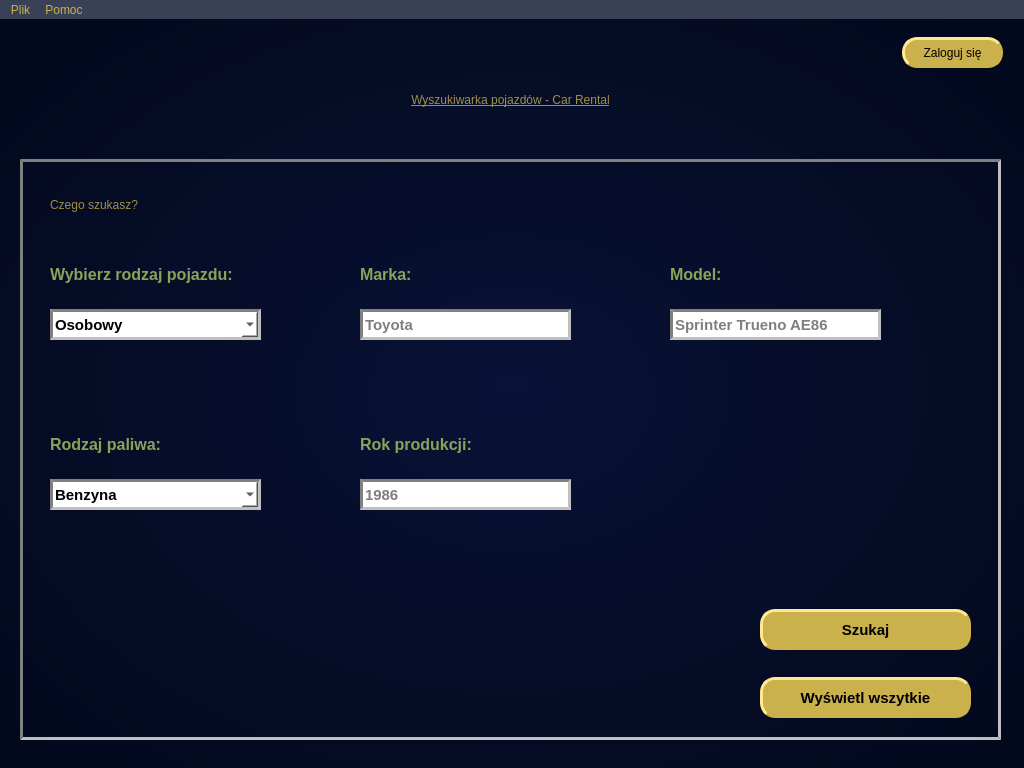
<?xml version="1.0" encoding="UTF-8"?>
<ui version="4.0">
 <class>MainWindow</class>
 <widget class="QMainWindow" name="MainWindow">
  <property name="geometry">
   <rect>
    <x>0</x>
    <y>0</y>
    <width>1024</width>
    <height>768</height>
   </rect>
  </property>
  <property name="minimumSize">
   <size>
    <width>1024</width>
    <height>768</height>
   </size>
  </property>
  <property name="maximumSize">
   <size>
    <width>1024</width>
    <height>768</height>
   </size>
  </property>
  <property name="windowTitle">
   <string>Program do obsługi wypożyczalni pojazdów</string>
  </property>
  <property name="windowIcon">
   <iconset>
    <normaloff>:/images/car.ico</normaloff>:/images/car.ico</iconset>
  </property>
  <property name="autoFillBackground">
   <bool>false</bool>
  </property>
  <property name="styleSheet">
   <string notr="true">* {
	font-family: &quot;Helvetica&quot;;
}

QMenu {
		border: 1px solid black;
}
QMenu::item {
	background-color: 	#4f5874;
}
QMenu::item:selected {
	background-color:  #657194;	
}

QMenuBar {
	background-color: 	#3a4055;
}
QMenuBar::item {
	background-color: 	#3a4055;
}
QMenuBar::item:selected {
	background-color: 	#657194;
}


QWidget {
	background-color: qradialgradient(spread:reflect, cx:0.5, cy:0.5, radius:1.749, fx:0.5, fy:0.5, stop:0 rgba(5, 15, 52, 194), stop:0.98 rgba(0, 0, 0, 255), stop:1 rgba(0, 0, 0, 0));
color:  rgb(203, 177, 75);
}

QGroupBox {
	border: 3px inset gray;
	background-color: none;
	color:black;

}
QPushButton {
	background-color: rgb(203, 177, 75);
	border: 3px outset rgb(203, 177, 75);
	border-radius: 15px;
	color:black;
}
QPushButton:hover {
	background-color: rgb(137, 163, 89);
	border-color: rgb(137, 163, 89);
}
QPushButton:pressed {
	border: 3px inset rgb(137, 163, 89);
}

QLabel {
	background-color: none;
	font: 700 12pt;
}

QLineEdit, QComboBox {
	background-color: white;
	font: 700 11pt;
	border: 3px inset gray;
	color:black;
}
QMessageBox{
color: rgb(203, 177, 75);
}
</string>
  </property>
  <widget class="QWidget" name="centralwidget">
   <property name="styleSheet">
    <string notr="true"/>
   </property>
   <widget class="QPushButton" name="login">
    <property name="geometry">
     <rect>
      <x>902</x>
      <y>18</y>
      <width>101</width>
      <height>31</height>
     </rect>
    </property>
    <property name="cursor">
     <cursorShape>PointingHandCursor</cursorShape>
    </property>
    <property name="styleSheet">
     <string notr="true">/*background-color: rgb(203, 177, 75); 
border-radius:10px;
color:rgb(0, 0, 0);
font: 700 10pt &quot;Arial&quot;; */
font: 700 8pt;</string>
    </property>
    <property name="text">
     <string>Zaloguj się</string>
    </property>
   </widget>
   <widget class="QLabel" name="label">
    <property name="geometry">
     <rect>
      <x>120</x>
      <y>60</y>
      <width>781</width>
      <height>41</height>
     </rect>
    </property>
    <property name="cursor">
     <cursorShape>UpArrowCursor</cursorShape>
    </property>
    <property name="styleSheet">
     <string notr="true">font: 700 20pt;
text-decoration: underline; 
color: rgb(159, 144, 69);
background-color: none;
text-transform:  uppercase;
</string>
    </property>
    <property name="text">
     <string>Wyszukiwarka pojazdów - Car Rental</string>
    </property>
    <property name="alignment">
     <set>Qt::AlignCenter</set>
    </property>
   </widget>
   <widget class="QGroupBox" name="groupBox">
    <property name="geometry">
     <rect>
      <x>20</x>
      <y>140</y>
      <width>981</width>
      <height>581</height>
     </rect>
    </property>
    <property name="font">
     <font>
      <family>Helvetica</family>
     </font>
    </property>
    <property name="styleSheet">
     <string notr="true"/>
    </property>
    <property name="title">
     <string/>
    </property>
    <widget class="QLabel" name="label_2">
     <property name="geometry">
      <rect>
       <x>30</x>
       <y>100</y>
       <width>261</width>
       <height>31</height>
      </rect>
     </property>
     <property name="font">
      <font>
       <family>Helvetica</family>
       <pointsize>12</pointsize>
       <weight>87</weight>
       <italic>false</italic>
       <bold>true</bold>
      </font>
     </property>
     <property name="styleSheet">
      <string notr="true">color:rgb(137, 163, 89);</string>
     </property>
     <property name="text">
      <string>Wybierz rodzaj pojazdu:</string>
     </property>
    </widget>
    <widget class="QComboBox" name="body_type">
     <property name="geometry">
      <rect>
       <x>30</x>
       <y>150</y>
       <width>211</width>
       <height>31</height>
      </rect>
     </property>
     <property name="font">
      <font>
       <family>Helvetica</family>
       <pointsize>11</pointsize>
       <weight>87</weight>
       <italic>false</italic>
       <bold>true</bold>
      </font>
     </property>
     <property name="styleSheet">
      <string notr="true">color:black;</string>
     </property>
     <item>
      <property name="text">
       <string>Osobowy</string>
      </property>
     </item>
     <item>
      <property name="text">
       <string>Dostawczy</string>
      </property>
     </item>
     <item>
      <property name="text">
       <string>Motocykl</string>
      </property>
     </item>
    </widget>
    <widget class="QLabel" name="label_3">
     <property name="geometry">
      <rect>
       <x>30</x>
       <y>30</y>
       <width>221</width>
       <height>31</height>
      </rect>
     </property>
     <property name="styleSheet">
      <string notr="true">font: 700 14pt;
color: rgb(159, 144, 69);
background-color: none;
</string>
     </property>
     <property name="text">
      <string>Czego szukasz?</string>
     </property>
    </widget>
    <widget class="QLabel" name="label_4">
     <property name="geometry">
      <rect>
       <x>340</x>
       <y>100</y>
       <width>201</width>
       <height>31</height>
      </rect>
     </property>
     <property name="font">
      <font>
       <family>Helvetica</family>
       <pointsize>12</pointsize>
       <weight>87</weight>
       <italic>false</italic>
       <bold>true</bold>
      </font>
     </property>
     <property name="styleSheet">
      <string notr="true">color:rgb(137, 163, 89);</string>
     </property>
     <property name="text">
      <string>Marka:</string>
     </property>
    </widget>
    <widget class="QLineEdit" name="brand">
     <property name="geometry">
      <rect>
       <x>340</x>
       <y>150</y>
       <width>211</width>
       <height>31</height>
      </rect>
     </property>
     <property name="font">
      <font>
       <family>Helvetica</family>
       <pointsize>11</pointsize>
       <weight>87</weight>
       <italic>false</italic>
       <bold>true</bold>
      </font>
     </property>
     <property name="styleSheet">
      <string notr="true"/>
     </property>
     <property name="placeholderText">
      <string>Toyota</string>
     </property>
    </widget>
    <widget class="QLabel" name="label_5">
     <property name="geometry">
      <rect>
       <x>650</x>
       <y>100</y>
       <width>201</width>
       <height>31</height>
      </rect>
     </property>
     <property name="font">
      <font>
       <family>Helvetica</family>
       <pointsize>12</pointsize>
       <weight>87</weight>
       <italic>false</italic>
       <bold>true</bold>
      </font>
     </property>
     <property name="styleSheet">
      <string notr="true">color:rgb(137, 163, 89)</string>
     </property>
     <property name="text">
      <string>Model:</string>
     </property>
    </widget>
    <widget class="QLineEdit" name="model">
     <property name="geometry">
      <rect>
       <x>650</x>
       <y>150</y>
       <width>211</width>
       <height>31</height>
      </rect>
     </property>
     <property name="font">
      <font>
       <family>Helvetica</family>
       <pointsize>11</pointsize>
       <weight>87</weight>
       <italic>false</italic>
       <bold>true</bold>
      </font>
     </property>
     <property name="styleSheet">
      <string notr="true"/>
     </property>
     <property name="placeholderText">
      <string>Sprinter Trueno AE86 </string>
     </property>
    </widget>
    <widget class="QLabel" name="label_7">
     <property name="geometry">
      <rect>
       <x>340</x>
       <y>270</y>
       <width>201</width>
       <height>31</height>
      </rect>
     </property>
     <property name="font">
      <font>
       <family>Helvetica</family>
       <pointsize>12</pointsize>
       <weight>87</weight>
       <italic>false</italic>
       <bold>true</bold>
      </font>
     </property>
     <property name="styleSheet">
      <string notr="true">color:rgb(137, 163, 89)</string>
     </property>
     <property name="text">
      <string>Rok produkcji:</string>
     </property>
    </widget>
    <widget class="QLabel" name="label_8">
     <property name="geometry">
      <rect>
       <x>30</x>
       <y>270</y>
       <width>201</width>
       <height>31</height>
      </rect>
     </property>
     <property name="font">
      <font>
       <family>Helvetica</family>
       <pointsize>12</pointsize>
       <weight>87</weight>
       <italic>false</italic>
       <bold>true</bold>
      </font>
     </property>
     <property name="styleSheet">
      <string notr="true">color:rgb(137, 163, 89)</string>
     </property>
     <property name="text">
      <string>Rodzaj paliwa:</string>
     </property>
    </widget>
    <widget class="QComboBox" name="fuel">
     <property name="geometry">
      <rect>
       <x>30</x>
       <y>320</y>
       <width>211</width>
       <height>31</height>
      </rect>
     </property>
     <property name="font">
      <font>
       <family>Helvetica</family>
       <pointsize>11</pointsize>
       <weight>87</weight>
       <italic>false</italic>
       <bold>true</bold>
      </font>
     </property>
     <item>
      <property name="text">
       <string>Benzyna</string>
      </property>
     </item>
     <item>
      <property name="text">
       <string>Diesel</string>
      </property>
     </item>
     <item>
      <property name="text">
       <string>Hybryda</string>
      </property>
     </item>
     <item>
      <property name="text">
       <string>Elektryczny</string>
      </property>
     </item>
    </widget>
    <widget class="QLineEdit" name="year">
     <property name="geometry">
      <rect>
       <x>340</x>
       <y>320</y>
       <width>211</width>
       <height>31</height>
      </rect>
     </property>
     <property name="font">
      <font>
       <family>Helvetica</family>
       <pointsize>11</pointsize>
       <weight>87</weight>
       <italic>false</italic>
       <bold>true</bold>
      </font>
     </property>
     <property name="styleSheet">
      <string notr="true"/>
     </property>
     <property name="placeholderText">
      <string>1986</string>
     </property>
    </widget>
    <widget class="QPushButton" name="pushButton">
     <property name="geometry">
      <rect>
       <x>740</x>
       <y>450</y>
       <width>211</width>
       <height>41</height>
      </rect>
     </property>
     <property name="font">
      <font>
       <family>Helvetica</family>
       <pointsize>11</pointsize>
       <weight>87</weight>
       <italic>false</italic>
       <bold>true</bold>
      </font>
     </property>
     <property name="cursor">
      <cursorShape>PointingHandCursor</cursorShape>
     </property>
     <property name="styleSheet">
      <string notr="true">font: 700 11pt;</string>
     </property>
     <property name="text">
      <string>Szukaj</string>
     </property>
    </widget>
    <widget class="QPushButton" name="pushButton_2">
     <property name="geometry">
      <rect>
       <x>740</x>
       <y>518</y>
       <width>211</width>
       <height>41</height>
      </rect>
     </property>
     <property name="font">
      <font>
       <family>Helvetica</family>
       <pointsize>11</pointsize>
       <weight>87</weight>
       <italic>false</italic>
       <bold>true</bold>
      </font>
     </property>
     <property name="cursor">
      <cursorShape>PointingHandCursor</cursorShape>
     </property>
     <property name="styleSheet">
      <string notr="true">font: 700 11pt;</string>
     </property>
     <property name="text">
      <string>Wyświetl wszytkie</string>
     </property>
    </widget>
   </widget>
  </widget>
  <widget class="QMenuBar" name="menubar">
   <property name="geometry">
    <rect>
     <x>0</x>
     <y>0</y>
     <width>1024</width>
     <height>20</height>
    </rect>
   </property>
   <property name="contextMenuPolicy">
    <enum>Qt::PreventContextMenu</enum>
   </property>
   <property name="styleSheet">
    <string notr="true">background-color: #3a4055;</string>
   </property>
   <widget class="QMenu" name="menuPlik">
    <property name="styleSheet">
     <string notr="true"/>
    </property>
    <property name="title">
     <string>Plik</string>
    </property>
    <addaction name="actionZamknij"/>
   </widget>
   <widget class="QMenu" name="menuPomoc">
    <property name="autoFillBackground">
     <bool>false</bool>
    </property>
    <property name="title">
     <string>Pomoc</string>
    </property>
    <addaction name="actionInstrukcja_dla_u_ytkownika"/>
    <addaction name="actionO_programie"/>
    <addaction name="actionO_bibliotece"/>
   </widget>
   <addaction name="menuPlik"/>
   <addaction name="menuPomoc"/>
  </widget>
  <action name="actionZamknij">
   <property name="text">
    <string>Zamknij</string>
   </property>
  </action>
  <action name="actionInstrukcja_dla_u_ytkownika">
   <property name="text">
    <string>Instrukcja dla użytkownika</string>
   </property>
  </action>
  <action name="actionO_programie">
   <property name="text">
    <string>O programie</string>
   </property>
  </action>
  <action name="actionO_bibliotece">
   <property name="text">
    <string>O bibliotece</string>
   </property>
  </action>
 </widget>
 <resources/>
 <connections/>
</ui>
